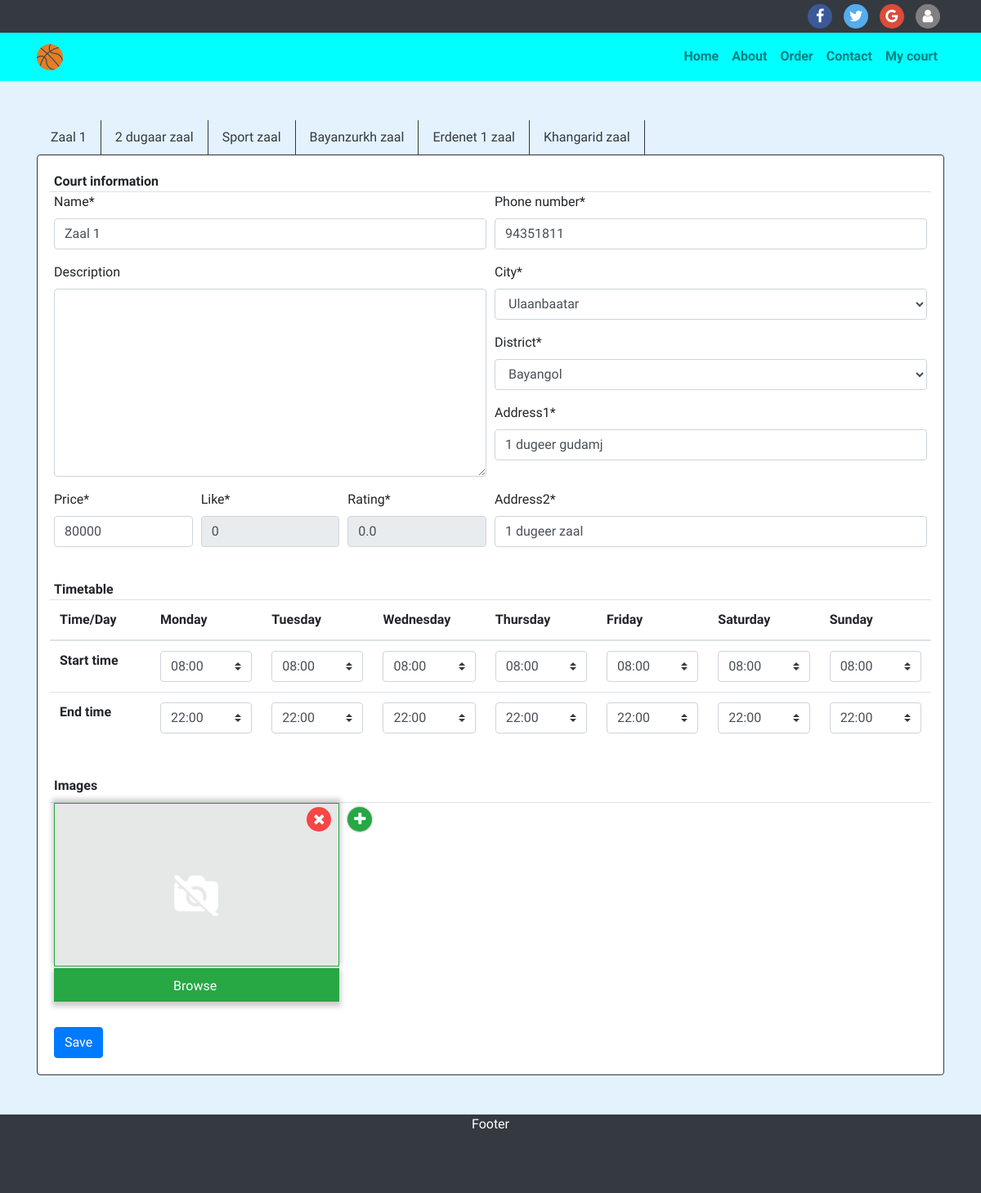
/mycourt/6/ (signed in), run on an earlier commit of the app's database.
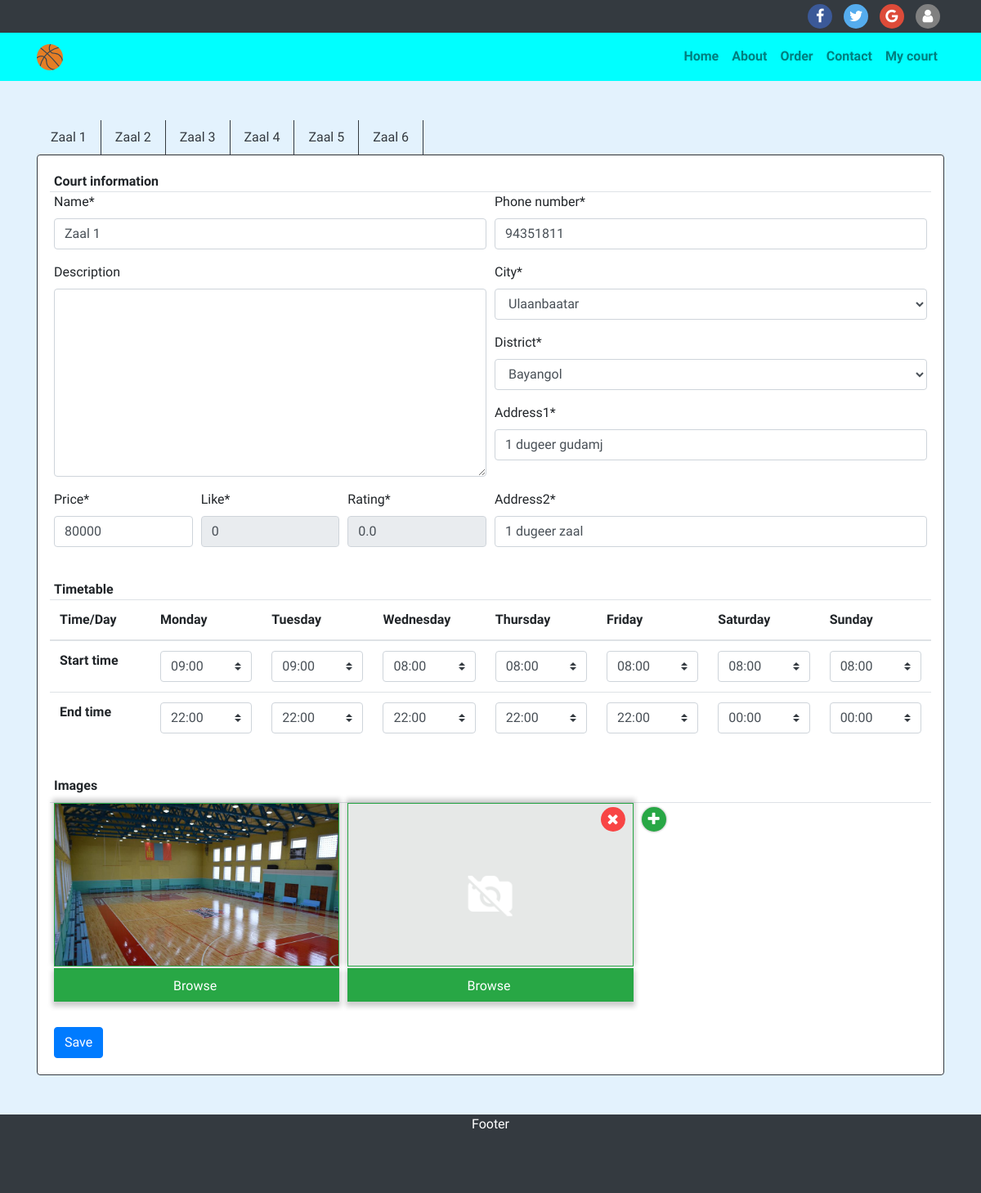
And on a later commit of the database.
### courts/models.py (models this page shows, shortened)
class Court(models.Model):
	name = models.CharField(max_length=50, unique=True)
	description = models.TextField(blank=True)
	address = models.ForeignKey(Address, on_delete=models.SET_NULL, null=True, related_name='court_address')
	phone_number = models.CharField(max_length=8, unique=True)
	owner = models.ForeignKey(User, null=True, on_delete=models.CASCADE, related_name='court_owner')
	created_at = models.DateTimeField(auto_now_add=True)
	price = models.PositiveIntegerField(default=0)
	like = models.PositiveIntegerField(default=0)
	rating = models.FloatField(default=0)

class Address(models.Model):
	city = models.ForeignKey(City, on_delete=models.CASCADE)
	district = models.ForeignKey(District, on_delete=models.CASCADE)
	address1 = models.CharField(max_length=50)
	address2 = models.CharField(max_length=50)

class TimeTable(models.Model):
	court = models.ForeignKey(Court, on_delete=models.CASCADE, related_name="timetable_court")
	WEEK_DAYS = (
		('1', 'Monday'),
		('2', 'Tuesday'),
		('3', 'Wednesday'),
		('4', 'Thursday'),
		('5', 'Friday'),
		('6', 'Saturday'),
		('7', 'Sunday'),
	)
	day = models.CharField(max_length=1, choices=WEEK_DAYS, default='1')
	start = models.CharField(max_length=5, default='08:00')
	end = models.CharField(max_length=5, default='22:00')

class CourtPhoto(models.Model):
	court = models.ForeignKey(Court, on_delete=models.CASCADE, related_name="photos")
	photo = models.ImageField(upload_to=user_directory_path, blank=True, null=True)
	uploaded_at = models.DateTimeField(auto_now_add=True)

### courts/views.py (the view, shortened to what this page needs)
# urls.py: path('mycourt/<int:pk>/', views.mycourt, name='mycourt'),
def mycourt(request, pk):
	court = get_object_or_404(Court, pk=pk)
	court_form = CourtForm(instance=court)
	if court :
		address = court.address
	else:
		address = None
	address_form = AddressForm(instance=address)
	photos = CourtPhoto.objects.filter(court=court)
	timetable = TimeTable.objects.filter(court=court)
	if(timetable.count() == 0):
		for x in range(7):
			day = str(x+1)
			TimeTable.objects.create(court=court, day=day)
	courts = Court.objects.filter(owner=request.user)
	return render(request, 'profile/mycourt.html', {
		'courts': courts,
		'court_form': court_form,
		'address_form': address_form,
		'photos': photos,
		'timetable': timetable
	})

### courts/forms.py (shortened to what this page needs)
class CourtForm(forms.ModelForm):
	like = forms.IntegerField(disabled=True)
	rating = forms.FloatField(disabled=True)
	class Meta:
		model = Court
		fields = ('name', 'description', 'phone_number', 'price', 'like', 'rating')
		widgets = {
			'description': forms.Textarea(attrs={'rows':9, 'cols':15}),
		}

class AddressForm(forms.ModelForm):
	class Meta:
		model = Address
		fields = ('city', 'district', 'address1', 'address2')

### courts/models.py (called while the page is built)
	def __str__(self):
		return self.name

	def __str__(self):
		return self.name

### courts/templatetags/auth_extras.py (called while the page is built)
@register.filter(name='has_group')
def has_group(user, group_name):
	return user.groups.filter(name=group_name).exists()

### templates/profile/mycourt.html (shortened to what this page needs)
{% extends 'base.html' %}
{% load static crispy_forms_tags auth_extras %}
{% block content %}
<div class="container mt-5">
	<ul class="nav nav-tabs">
		{% for c in courts %}
			<li class="nav-item border-dark border-right">
				<a class="nav-link text-dark" href="{% url 'mycourt' c.pk %}">{{c.name}}</a>
			</li>
		{% endfor %}
	</ul>
	<div class="card border-dark">
		<div class="card-body">
			<form method="post" id="courtForm" data-districts-url="{% url 'load_districts' %}" enctype="multipart/form-data" novalidate>
				<strong>Court information</strong>
				<div class="form-row border-top">
					<div class="form-group col-md-6 mb-0">
						{{ court_form.name|as_crispy_field }}
					</div>
					<div class="form-group col-md-6 mb-0">
						{{ court_form.phone_number|as_crispy_field }}
					</div>
				</div>
				<div class="form-row">
					<div class="form-group col-md-6 mb-0">
						{{ court_form.description|as_crispy_field }}
					</div>
					<div class="form-group col-md-6 mb-0">
						{{ address_form.city|as_crispy_field }}
						{{ address_form.district|as_crispy_field }}
						{{ address_form.address1|as_crispy_field }}
					</div>
				</div>
				<div class="form-row">
					<div class="form-group col-md-2 mb-0">
						{{ court_form.price|as_crispy_field }}
					</div>
					<div class="form-group col-md-2 mb-0">
						{{ court_form.like|as_crispy_field }}
					</div>
					<div class="form-group col-md-2 mb-0">
						{{ court_form.rating|as_crispy_field }}
					</div>
					<div class="form-group col-md-6 mb-0">
						{{ address_form.address2|as_crispy_field }}
					</div>
				</div>
				<br>
				<strong>Timetable</strong>
				<div class="form-row">
					<table class="table">
						<thead>
							<tr>
								<th>Time/Day</th>
								<th>Monday</th>
								<th>Tuesday</th>
								<th>Wednesday</th>
								<th>Thursday</th>
								<th>Friday</th>
								<th>Saturday</th>
								<th>Sunday</th>
							</tr>
						</thead>
						<tbody>
							<tr>
								<td><strong>Start time</strong></td>
								{% if timetable %}
								{% for day in timetable %}
								<td>
									<select name="start" class="custom-select">
										<option {% if day.start == '08:00' %} selected {% endif %}>08:00</option>
										<option {% if day.start == '09:00' %} selected {% endif %}>09:00</option>
									</select>
								</td>
								{% endfor %}
							</tr>
							<tr>
								<td><strong>End time</strong></td>
								{% for day in timetable %}
								<td>
									<select name="end" class="custom-select">
										<option {% if day.end == '22:00' %} selected {% endif %}>22:00</option>
										<option {% if day.end == '00:00' %} selected {% endif %}>00:00</option>
									</select>
								</td>
								{% endfor %}
								{% endif %}
							</tr>
						</tbody>
					</table>
				</div>
				<br>
				<strong>Images</strong>
				<div class="form-row border-top mt-2">
					{% for photo in photos %}
					<div class="imgUp form-group col-md-4">
						<div class="imgBox border border-success" name="imgBox" style="background-image: url({{ photo.photo.url }})">
						</div>
						<label class="imgBtn btn btn-success "> Browse
						</label>
					</div>
					{% endfor %}
					<div class="imgUp form-group col-md-4">
						<div class="imgBox border border-success" name="imgBox">
						</div>
						<label class="imgBtn btn btn-success "> Browse
						</label>
						<i class="fa fa-times del"></i>
					</div>
					<i class="imgAdd fa fa-plus bg-success"></i>
				</div>
				<button type="submit" class="btn btn-primary mt-2" name="mycourt">Save</button>
			</form>
		</div>
	</div>
</div>
{% endblock %}

### templates/base.html (shortened to what this page needs)
{% load static auth_extras %}
<!DOCTYPE html>
<html lang="en">
<head>
	<link rel="stylesheet" href="https://maxcdn.bootstrapcdn.com/bootstrap/4.3.1/css/bootstrap.min.css">
	<link rel="stylesheet" href="https://maxcdn.bootstrapcdn.com/font-awesome/4.7.0/css/font-awesome.min.css">
</head>
<body>
	{% block body %}
	<div class="container-fluid bg-dark" style="margin-bottom: 0">
		<div class="container text-right">
			<a href="#"><i class="fa fa-facebook"></i></a>
			<a href="#"><i class="fa fa-twitter"></i></a>
			<a href="#"><i class="fa fa-google"></i></a>
			{% if user.is_authenticated %}
			<a href="{% url 'account' %}"><i class="fa fa-user"></i></a>
			{% else %}
			<a href="{% url 'login' %}"><i class="fa fa-user"></i></a>
			{% endif %}
		</div>
	</div>
	<nav class="navbar navbar-expand-sm bg navbar-light" style="background-color: #00ffff;">
		<div class="container">
		<a class="navbar-brand" href="{% url 'home' %}">
			<img src="{% static 'img/logo32.png' %}">
		</a>
		<div class="collapse navbar-collapse justify-content-end" id="collapsibleNavbar">
			<ul class="navbar-nav">
				<li class="nav-item">
					<a class="nav-link" href="{% url 'home' %}" active>Home</a>
				</li>
				<li class="nav-item">
					<a class="nav-link" href="#">About</a>
				</li>
				<li class="nav-item">
					<a class="nav-link" href="{% url 'courts' %}">Order</a>
				</li>
				<li class="nav-item">
					<a class="nav-link" href="#">Contact</a>
				</li>
				{% if user.is_authenticated and request.user|has_group:"Court owner" %}
				<li class="nav-item">
					{% with user.court_owner.all|first as court %}
					<a class="nav-link" href="{% url 'mycourt' court.pk %}">My court</a>
					{% endwith %}
				</li>
				{% endif %}
			</ul>
		</div>
		</div>
	</nav>
	{% block content %}
	{% endblock %}
	<footer id="footer" class="bg-dark text-center mt-5" style="height: 6rem; bottom: 0; color: white">
		<p>Footer</p>
	</footer>
	{% endblock body %}
</body>
</html>

### templates/base.html (style rules this page uses)
body { background-color: #e3f2fd; font-family: 'Quicksand', sans-serif; }
.fa { padding: 6px; font-size: 18px; width: 30px; height: 30px; text-align: center; text-decoration: none; margin: 5px 5px; border-radius: 50%; }
.fa-facebook { background: #3B5998; color: white; }
.fa-twitter { background: #55ACEE; color: white; }
.fa-google { background: #dd4b39; color: white; }
.fa-user { background: gray; color: white; }
nav { font-weight: bold; }

What changed in the data, as far as the page shows it:
removed TimeTable: start "08:00", end "22:00"
removed TimeTable: start "08:00", end "22:00"
removed TimeTable: start "08:00", end "22:00"
removed TimeTable: start "08:00", end "22:00"
changed Court: name "2 dugaar zaal" → "Zaal 2"
changed Court: name "Sport zaal" → "Zaal 3"
changed Court: name "Bayanzurkh zaal" → "Zaal 4"
changed Court: name "Erdenet 1 zaal" → "Zaal 5"
changed Court: name "Khangarid zaal" → "Zaal 6"
added TimeTable: start "09:00", end "22:00"
added TimeTable: start "09:00", end "22:00"
added TimeTable: start "08:00", end "00:00"
added TimeTable: start "08:00", end "00:00"
added CourtPhoto: photo (picture)
